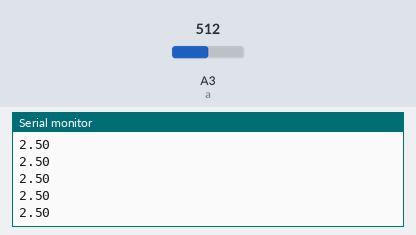
Bench run of a sketch on a simulated Arduino Uno, built with avr-gcc and run on an emulated ATmega328P. Shown: the last lines printed to the serial monitor. The test bench sets the inputs (shaded band); at power-on: A3 (a) = 512.

Above: at 1.2 s.
1.3 s: A3 (a) set to 716
At 1.68 s:
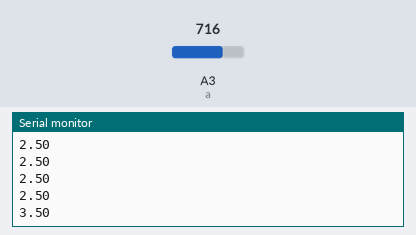
2.8 s: A3 (a) set to 900
At 2.94 s:
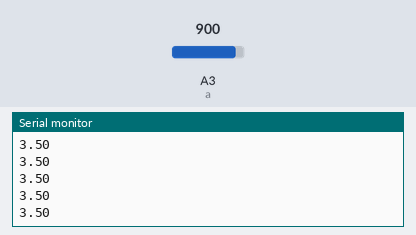
Timing chart, 0 to 5.8 s (numbered marks = the images above; inputs shaded):
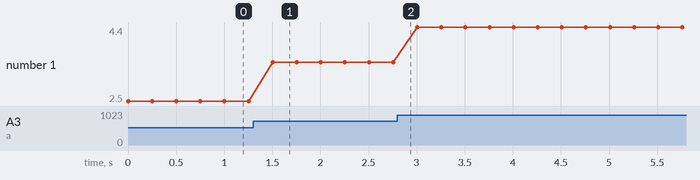

The sketch:

sketch_mar02a.ino
```cpp
int a=A3;
float V2=0;
int c=250;
int rval;
void setup() {
pinMode(a,INPUT);
Serial.begin(9600);
}

void loop() {
rval=analogRead(a);
V2=(5./1023.)*rval;
Serial.println(V2);
delay(c);
}
```

Measured:
- after the input at 1.3 s, the serial monitor: prints a new line after 0.20 s (image 1)
- plotted number 1: 2.5 → 3.5 after the input at 1.3 s, 3.5 → 4.4 after the input at 2.8 s
